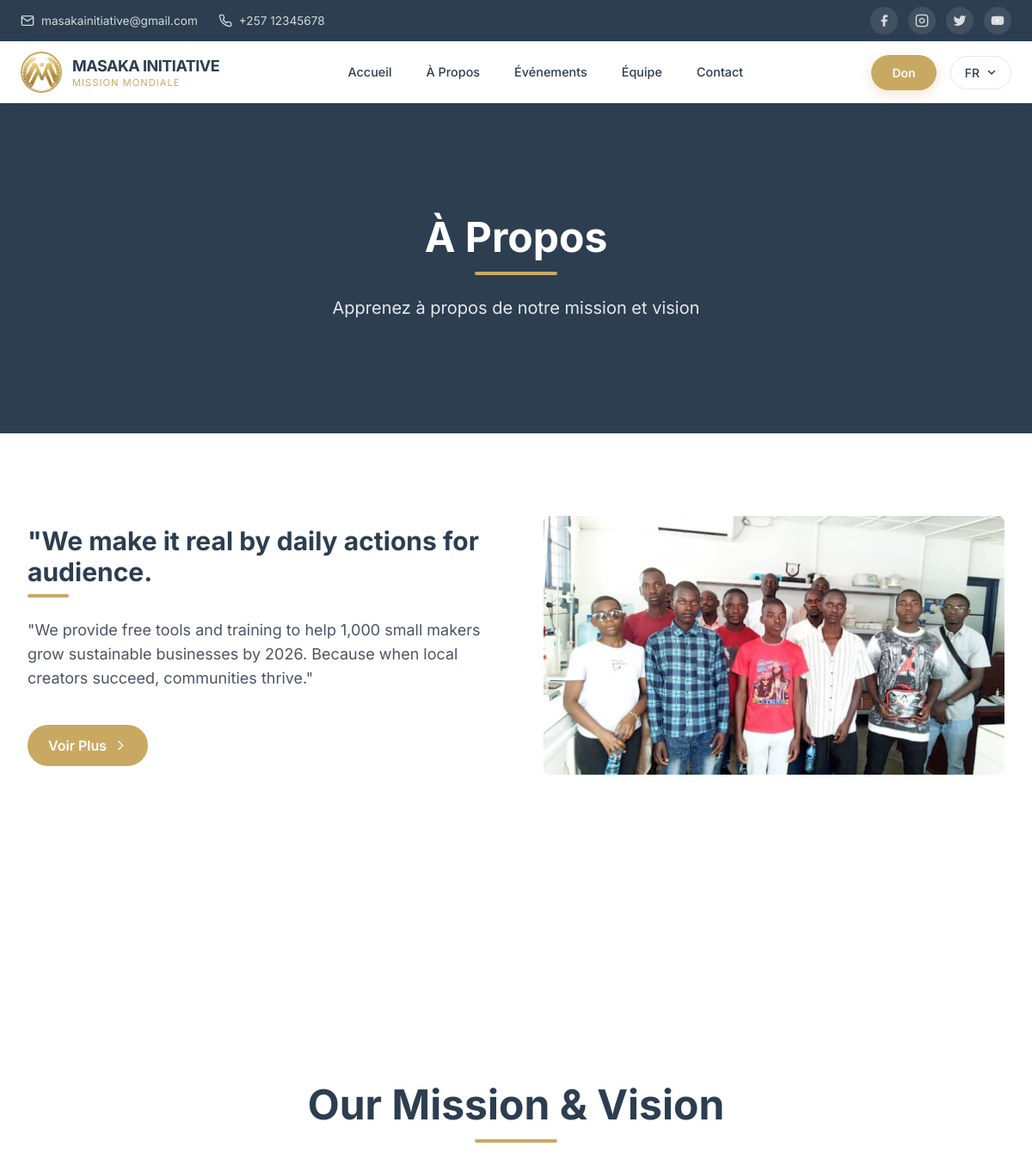
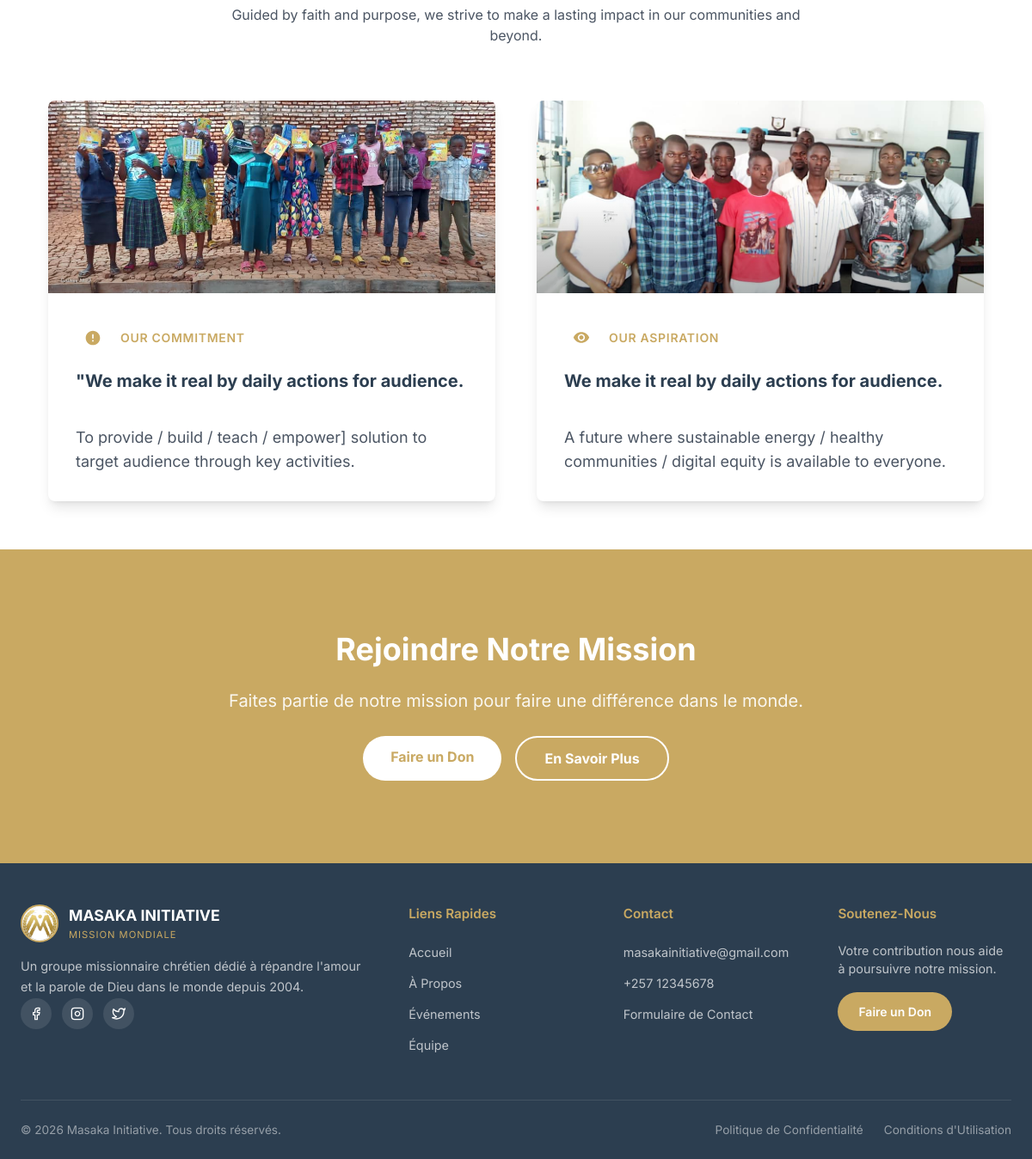
The app's page /Front-end/about.php with its own data (2 pictures, top to bottom).
### tables this page shows
CREATE TABLE `settings` (
  `id` int(11) NOT NULL DEFAULT 1,
  `email` varchar(255) DEFAULT NULL,
  `phone` varchar(50) DEFAULT NULL,
  `address` text DEFAULT NULL,
  `facebook_link` varchar(255) DEFAULT NULL,
  `instagram_link` varchar(255) DEFAULT NULL,
  `youtube_link` varchar(255) DEFAULT NULL,
  `twitter_link` varchar(255) DEFAULT NULL,
  `logo_url` varchar(255) DEFAULT NULL,
  `created_at` timestamp NOT NULL DEFAULT current_timestamp(),
  `updated_at` timestamp NOT NULL DEFAULT current_timestamp() ON UPDATE current_timestamp()
);

CREATE TABLE `about` (
  `id` int(11) NOT NULL,
  `language_id` int(11) NOT NULL DEFAULT 1,
  `title` varchar(255) NOT NULL,
  `content` text DEFAULT NULL,
  `image_url` varchar(500) DEFAULT NULL,
  `vision_title` varchar(255) DEFAULT NULL,
  `vision_text` text DEFAULT NULL,
  `vision_image` varchar(500) DEFAULT NULL,
  `mission_title` varchar(255) DEFAULT NULL,
  `mission_text` text DEFAULT NULL,
  `mission_image` varchar(500) DEFAULT NULL,
  `status` enum('active','inactive') DEFAULT 'active',
  `created_at` timestamp NOT NULL DEFAULT current_timestamp()
);

### Front-end/about.php (the view, shortened to what the rows shown need)
<?php
require_once __DIR__ . '/lang_init.php';
require_once __DIR__ . '/../API/config.php';
$settings_query = $conn->query("SELECT * FROM settings LIMIT 1");
$settings = $settings_query->fetch_assoc();
$about = fetchContent($conn, 'about', "status = 'active' AND language_id = $language_id", '', 1)->fetch_assoc() ?? [];
if (empty($about)) {
    $about = fetchContent($conn, 'about', "status = 'active' AND language_id = 1", '', 1)->fetch_assoc() ?? [];
}
$t = $text[$language_id] ?? $text[1];
?>
<section class="relative h-96 bg-dark-blue flex items-center justify-center text-white">
    <div class="text-center z-10">
        <h1 class="text-4xl lg:text-5xl font-bold mb-4"><?php echo $t['hero_title']; ?></h1>
    </div>
</section>
<section class="about-section py-24 bg-white">
    <div class="max-w-7xl mx-auto px-6 lg:px-8">
        <div class="about-grid grid lg:grid-cols-2 gap-12 lg:gap-16 items-center mb-20">
            <div class="about-content fade-in space-y-6">
                <h3 class="text-2xl lg:text-3xl font-bold text-dark-blue relative inline-block pb-3">
                    <?php echo htmlspecialchars($about['mission_title'] ?? $t['our_mission']); ?>
                    <span class="absolute bottom-0 left-0 w-12 h-1 bg-primary-gold rounded-full"></span>
                </h3>
                <div class="text-gray-600 leading-relaxed text-base lg:text-lg space-y-4">
                    <?php
                        $content = trim($about['content'] ?? '');
                        echo nl2br(htmlspecialchars($content));
                    ?>
                </div>
                <div class="pt-4">
                    <a href="<?php echo htmlspecialchars(getLanguageUrl('about.php')); ?>"
                       class="inline-flex items-center gap-2 bg-primary-gold text-white font-semibold px-6 py-3 rounded-full hover:bg-primary-gold/90 transition-all duration-300 hover:translate-x-1">
                    </a>
                </div>
            </div>
            <div class="about-image fade-in relative group">
                <div class="relative rounded-lg overflow-hidden ">
                    <img
                        src="../<?php echo htmlspecialchars($about['image_url'] ?? ''); ?>"
                        alt="About us"
                        class="w-full h-auto object-cover transition-transform duration-500 group-hover:scale-105"
                        onerror="this.src='https://images.unsplash.com/photo-1532629345422-7515f3d16bb6?w=800&h=600&fit=crop'"
                        loading="lazy"
                    >
                </div>
            </div>
        </div>
    </div>
</section>
<section class="py-14 bg-light-gray">
    <div class="max-w-6xl mx-auto px-6 lg:px-8">
        <div class="text-center mb-16">
            <h2 class="text-4xl lg:text-5xl font-bold text-dark-blue mb-4">Our Mission & Vision</h2>
        </div>
        <div class="grid lg:grid-cols-2 gap-8 lg:gap-12">
            <div class="group bg-white rounded-lg shadow-lg hover:shadow-lg transition-all duration-300 hover:-translate-y-2 overflow-hidden">
                <?php if (!empty($about['mission_image'])): ?>
                    <div class="relative h-56 w-full overflow-hidden bg-gray-100">
                        <img
                            src="../<?php echo htmlspecialchars($about['mission_image']); ?>"
                            alt="Mission illustration"
                            class="w-full h-full object-cover transition-transform duration-500 group-hover:scale-105"
                            onerror="this.src='https://placehold.co/800x400/f3f4f6/9ca3af?text=Mission'"
                            loading="lazy"
                        >
                        <div class="absolute inset-0 bg-gradient-to-t from-black/30 via-transparent to-transparent"></div>
                    </div>
                <?php endif; ?>
                <div class="p-8">
                    <div class="flex items-center gap-3 mb-4">
                        <div class="w-10 h-10 rounded-full bg-primary-gold/10 flex items-center justify-center">
                        </div>
                        <span class="text-primary-gold font-semibold text-sm uppercase tracking-wider">Our Commitment</span>
                    </div>
                    <h4 class="text-xl lg:text-xl font-bold text-dark-blue mb-4 group-hover:text-primary-gold transition-colors duration-300">
                        <?php echo htmlspecialchars($about['mission_title'] ?? $t['mission'] ?? 'Our Mission'); ?>
                    </h4>
                    <div class="w-12 h-0.5 bg-primary-gold/40 mb-5 rounded-full"></div>
                    <p class="text-gray-600 leading-relaxed text-base lg:text-lg">
                        <?php
                            $mission_text = trim($about['mission_text'] ?? '');
                            echo nl2br(htmlspecialchars($mission_text));
                        ?>
                    </p>
                </div>
            </div>
            <div class="group bg-white rounded-lg shadow-lg hover:shadow-lg transition-all duration-300 hover:-translate-y-2 overflow-hidden">
                <?php if (!empty($about['vision_image'])): ?>
                    <div class="relative h-56 w-full overflow-hidden bg-gray-100">
                        <img
                            src="../<?php echo htmlspecialchars($about['vision_image']); ?>"
                            alt="Vision illustration"
                            class="w-full h-full object-cover transition-transform duration-500 group-hover:scale-105"
                            onerror="this.src='https://placehold.co/800x400/f3f4f6/9ca3af?text=Vision'"
                            loading="lazy"
                        >
                        <div class="absolute inset-0 bg-gradient-to-t from-black/30 via-transparent to-transparent"></div>
                    </div>
                <?php endif; ?>
                <div class="p-8">
                    <div class="flex items-center gap-3 mb-4">
                        <div class="w-10 h-10 rounded-full bg-primary-gold/10 flex items-center justify-center">
                        </div>
                        <span class="text-primary-gold font-semibold text-sm uppercase tracking-wider">Our Aspiration</span>
                    </div>
                    <h4 class="text-xl lg:text-xl font-bold text-dark-blue mb-4 group-hover:text-primary-gold transition-colors duration-300">
                        <?php echo htmlspecialchars($about['vision_title'] ?? $t['vision'] ?? 'Our Vision'); ?>
                    </h4>
                    <div class="w-12 h-0.5 bg-primary-gold/40 mb-5 rounded-full"></div>
                    <p class="text-gray-600 leading-relaxed text-base lg:text-lg">
                        <?php
                            $vision_text = trim($about['vision_text'] ?? '');
                            echo nl2br(htmlspecialchars($vision_text));
                        ?>
                    </p>
                </div>
            </div>
        </div>
    </div>
</section>
<section class="py-24 bg-primary-gold">
    <div class="max-w-4xl mx-auto px-6 lg:px-8 text-center">
        <div class="space-y-6">
            <h2 class="text-3xl lg:text-4xl font-bold text-white mb-4"><?php echo $t['join_mission']; ?></h2>
        </div>
    </div>
</section>
<?php
$content = ob_get_clean();
require_once 'layout.php';
?>

### Front-end/layout.php (shortened to what the rows shown need)
<!DOCTYPE html>
<html lang="<?php echo $lang_code; ?>">
<head>
    <script src="https://cdn.tailwindcss.com"></script>
</head>
<body>
    <div class="top-header">
        <div class="top-header-container">
            <div class="top-header-left">
                <?php if (!empty($settings['email'])): ?>
                    <a href="mailto:<?php echo htmlspecialchars($settings['email']); ?>">
                        <svg width="16" height="16" viewBox="0 0 24 24" fill="none" stroke="currentColor" stroke-width="2"><path d="M4 4h16c1.1 0 2 .9 2 2v12c0 1.1-.9 2-2 2H4c-1.1 0-2-.9-2-2V6c0-1.1.9-2 2-2z"></path><polyline points="22,6 12,13 2,6"></polyline></svg>
                        <span><?php echo htmlspecialchars($settings['email']); ?></span>
                    </a>
                <?php endif; ?>
                <?php if (!empty($settings['phone'])): ?>
                    <a href="tel:<?php echo htmlspecialchars($settings['phone']); ?>">
                        <span><?php echo htmlspecialchars($settings['phone']); ?></span>
                    </a>
                <?php endif; ?>
            </div>
        </div>
    </div>
    <nav class="navbar">
        <div class="navbar-container">
            <a href="<?php echo getLanguageUrl('index.php'); ?>" class="nav-logo">
                <img src="<?php echo !empty($settings['logo_url']) ? '../' . $settings['logo_url'] : '../uploads/settings/default_logo.png'; ?>" alt="Masaka Logo" onerror="this.src='../uploads/settings/default_logo.png'">
                <div>
                    <div class="nav-logo-text">MASAKA INITIATIVE</div>
                    <div class="nav-logo-subtitle">Mission Mondiale</div>
                </div>
            </a>
        </div>
    </nav>
    <main>
        <?php echo $content ?? ''; ?>
    </main>
    <footer class="footer">
        <div class="footer-container">
            <div class="footer-grid">
                <div class="footer-brand">
                    <div class="footer-logo">
                        <img src="<?php echo !empty($settings['logo_url']) ? '../' . $settings['logo_url'] : '../uploads/settings/default_logo.png'; ?>" alt="Masaka Logo" onerror="this.src='../uploads/settings/default_logo.png'">
                        <div>
                            <div class="footer-logo-text">MASAKA INITIATIVE</div>
                            <div class="footer-logo-subtitle">Mission Mondiale</div>
                        </div>
                    </div>
                </div>
                <div>
                    <ul class="footer-links">
                        <?php if (!empty($settings['email'])): ?>
                            <li><a href="mailto:<?php echo htmlspecialchars($settings['email']); ?>"><?php echo htmlspecialchars($settings['email']); ?></a></li>
                        <?php endif; ?>
                        <?php if (!empty($settings['phone'])): ?>
                            <li><a href="tel:<?php echo htmlspecialchars($settings['phone']); ?>"><?php echo htmlspecialchars($settings['phone']); ?></a></li>
                        <?php endif; ?>
                    </ul>
                </div>
            </div>
        </div>
    </footer>
</body>
</html>

### records on screen
settings: email "masakainitiative@gmail.com", phone "+257 12345678", logo_url (picture)
about: mission_title "\"We make it real by daily actions for audience.", content "\"We provide free tools and training to help 1,000 small makers grow sustainable businesses by 2026. Because when local creators succeed, communities thrive.\"", image_url (picture), mission_image (picture), mission_text "To provide / build / teach / empower] solution to target audience through key activities.", vision_image (picture), vision_title "We make it real by daily actions for audience.", vision_text "A future where sustainable energy / healthy communities / digital equity is available to everyone."

### other values on screen
$lang_code "FR"
$t['hero_title'] "À Propos"
$t['hero_subtitle'] "Apprenez à propos de notre mission et vision"
$t['see_more'] "Voir Plus"
$t['join_mission'] "Rejoindre Notre Mission"
$t['join_text'] "Faites partie de notre mission pour faire une différence dans le monde."
$t['donate_now'] "Faire un Don"
$t['learn_more'] "En Savoir Plus"
